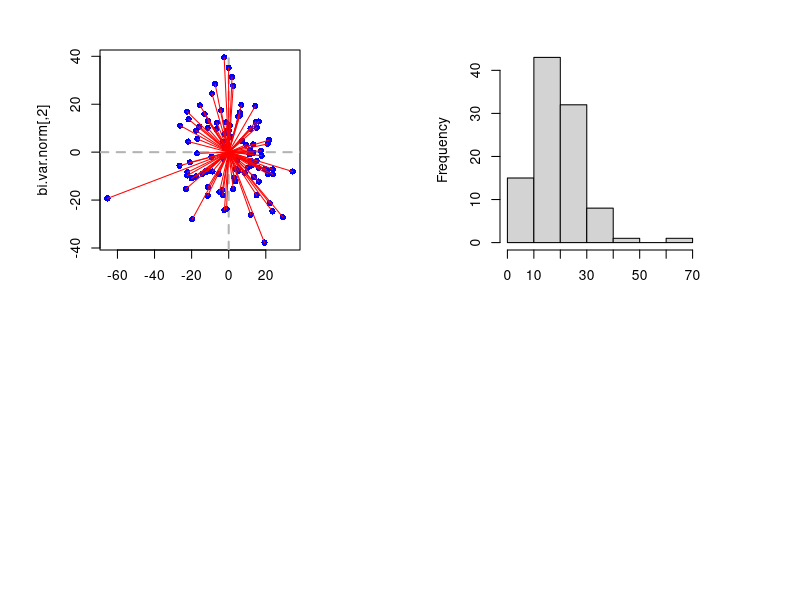
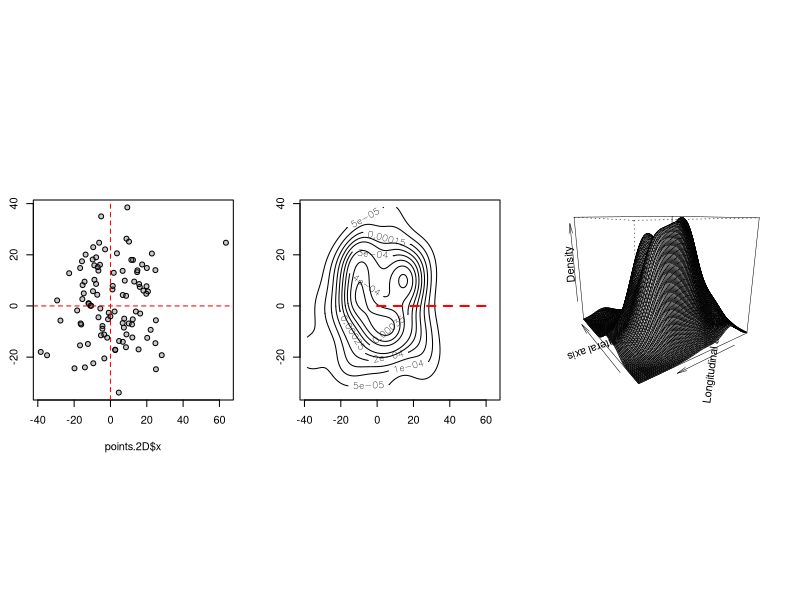
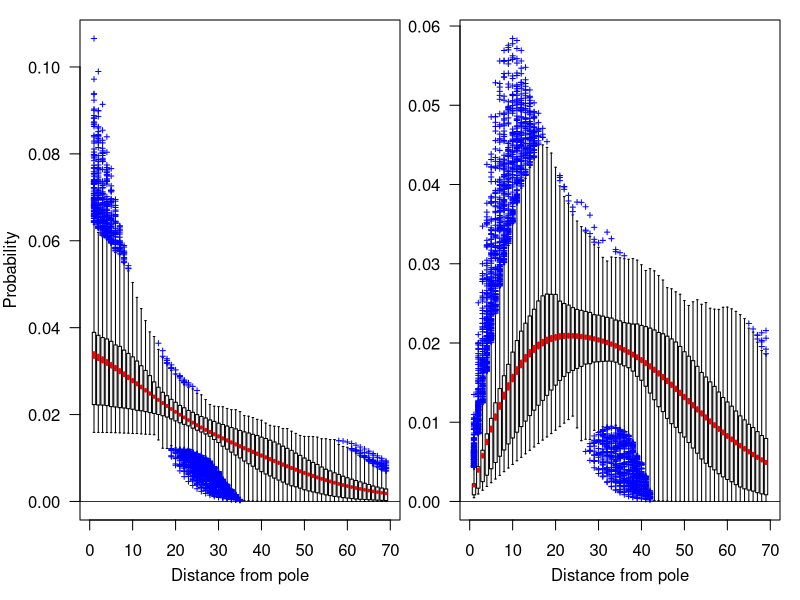
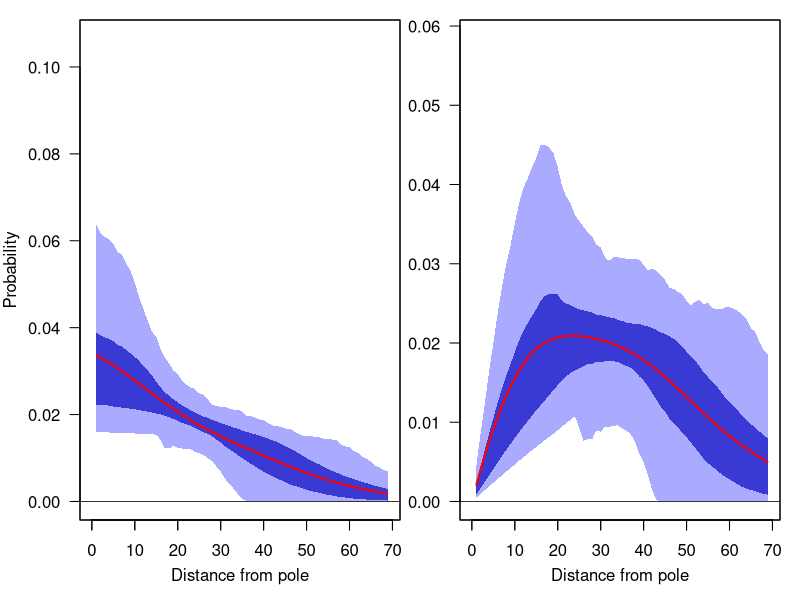

Generate these figures, in order, with R:
##################################
#     Two-dimentional kernel     #
#  resampling of dispersal data  #
#                                #
#             INDEX              #
#      -1. load library(ies)     #
#       0. assign a dataset      #
#       1. randomize theta,      #
#  create 2-dimentional kernel,  #
#          and resample          #
#    2. find distribution mean   #
#       and standard error       #
#         3. plot data           #
#                                #
#       ~written by isadore nabi~#
##################################

# -1. load library(ies)
     library(MASS) #for kde2d and plotting functions

# 0. assign a dataset
	# 0.0 clear objects and set seed
	rm(list = ls())
	set.seed(6174) #Kaprekar's constant

	# 0.1 100 data points with x and y coordinates
	data.points <- 100
	bi.var.norm <- cbind(rnorm(n = data.points, mean = 0 , sd = 15 ) , rnorm(n = data.points, mean = 0 , sd = 15 ))
	disp.data <- (bi.var.norm[,1]^2 + bi.var.norm[,2]^2)^0.5

	# 0.2 plot the data and histogram (distance distribution)
	par(mfrow=c(2,2) , pin = c(2,2))
	plot(bi.var.norm , type = "n")
	abline(h = 0 , v = 0 , lwd = 2 , col = "grey70" , lty = 2)
	points(bi.var.norm , pch = 16 , col = "blue")
	arrows(rep(0 , data.points) , rep(0 , data.points) , bi.var.norm[,1] , bi.var.norm[,2] , length = 0 , col = "red")
	hist(disp.data , main = "")

# 1. randomize theta, create 2-dimentional kernel, and resample
	# 1.0 loop
	samples <- 250 #remember that it is going to be 4 per sample because we're extracing the Cartesian coordinates
	breaks <- max(ceiling(disp.data)) # finds largest distance and creates that many breaks to correspond to one per unit distance

	w.mat <- matrix(data = NA , nrow = samples*4 , ncol = breaks , byrow = T) # for density distribution data (as omega) pre-allocation
	f.mat <- matrix(data = NA , nrow = samples*4 , ncol = breaks , byrow = T) # for distance distribution data (as f) pre-allocation

	distances <- 1:ncol(w.mat)

	for (i in 0:(samples-1)){
		# 1.1 draw theta for number of dispersal sampels
		theta <- round(runif(length(disp.data) , max = 360) , 1)
	
		# 1.2 convert polar cordinates to bearing
		polar2cart <- function(x , y , dist , bearing , as.deg = FALSE){
			  if(as.deg){
			    bearing = bearing * pi / 180
			  }
		  new.x <- x + dist*sin(bearing)
		  new.y <- y + dist*cos(bearing)
		  return(list("x" = new.x,"y" = new.y))
		}
		points.2D <- polar2cart(0 , 0 , disp.data, theta)
	
		# 1.3 create 2D pdf
		kernel.2D <- kde2d(points.2D$x , points.2D$y , n = breaks*2)

		# 1.4 z-values for a sample from pole across a Cartetian ray
		max.x <- sort(kernel.2D$z[(breaks+1):(breaks*2) , breaks] , decreasing = T)
		min.x <- sort(kernel.2D$z[1:breaks , breaks] , decreasing = T)
		max.y <- sort(kernel.2D$z[breaks , 1:breaks] , decreasing = T)
		min.y <- sort(kernel.2D$z[breaks , (breaks+1):(breaks*2)] , decreasing = T)

		w.mat[(i*4+1),] <- max.x/sum(max.x)
		w.mat[(i*4+2),] <- min.x/sum(min.x)
		w.mat[(i*4+3),] <- max.y/sum(max.y)
		w.mat[(i*4+4),] <- min.y/sum(min.y)

		f.r.max.x <- max.x*2*pi*distances
		f.r.min.x <- min.x*2*pi*distances
		f.r.max.y <- max.y*2*pi*distances
		f.r.min.y <- min.y*2*pi*distances

		f.mat[(i*4+1),] <- f.r.max.x/sum(f.r.max.x)
		f.mat[(i*4+2),] <- f.r.min.x/sum(f.r.min.x)
		f.mat[(i*4+3),] <- f.r.max.y/sum(f.r.max.y)
		f.mat[(i*4+4),] <- f.r.min.y/sum(f.r.min.y)
	}

	# 1.4 structural checks
		#1.4.0 head, tails, and row sums
		w.mat[1:5 , 1:5] # head should be larger than the tail (next line below)
		w.mat[1:5 , (ncol(w.mat)-5):ncol(w.mat)] # tail
		w.mat[(nrow(w.mat)-5):nrow(w.mat) , 1:5] # head should be larger than the tail (next line below)
		w.mat[(nrow(w.mat)-5):nrow(w.mat) , (ncol(w.mat)-5):ncol(w.mat)] # tail
		apply(w.mat , 1 , sum) # summing to unity means the sum of rows all should = 1
	
		f.mat[1:5 , 1:5] # head should be larger than the tail (next line below)
		f.mat[1:5 , (ncol(f.mat)-5):ncol(f.mat)] # tail
		f.mat[(nrow(f.mat)-5):nrow(f.mat) , 1:5] # head should be larger than the tail (next line below)
		f.mat[(nrow(f.mat)-5):nrow(f.mat) , (ncol(f.mat)-5):ncol(f.mat)] # tail
		apply(f.mat , 1 , sum) # summing to unity means the sum of rows all should = 1

		#1.4.1 three example plots
		par(mfrow = c(1,3) , pin = c( 2,2))
		plot(points.2D , pch = 21 , bg = "#50505050") # points quadri-sected
		abline(h = 0 , v = 0 , col = "red" , lty = 2)
		contour(kernel.2D) # contour plot with example segment
		arrows(0,0,max(kernel.2D$x),0 , length = 0 , col = "red" , lwd = 2 , lty = 2)
		persp(kernel.2D , phi = 15 , theta = 235 , xlab = "Lateral axis" , ylab = "Longitudinal axis" , zlab = "Density" , shade = 0.9 , expand = 0.9 , col = "white" , lwd = 0.5) # 3D plot, because you have to

# 2. find distribution mean and standard error
	# 2.0 density distance pdf
	wr.mean <- apply(w.mat , 2 , mean)
	wr.sem <- apply(w.mat , 2 , sd)/(nrow(w.mat)^0.5)

	# 2.1 location distance pdf
	fr.mean <- apply(f.mat , 2 , mean)
	fr.sem <- apply(f.mat , 2 , sd)/(nrow(f.mat)^0.5)

# 3. plot data
	# Discrete box plots
	par(mfrow = c(1,2) , mar = c(3,3,0,0) , oma = c(1,1,1,1))
	# density distribution
	boxplot(w.mat , medcol = NA , axes = F , outpch = 3 , outcol = "blue" , outcex = 0.5 , ylim = c(0, max(w.mat)) , col = "grey95" , whisklty = 1)
	abline(h = 0 , lwd = 0.75 , col = "black")
	segments(distances, wr.mean - wr.sem, distances, wr.mean + wr.sem , lwd = 3 , col = "red")
	box()
	axis(1)
	axis(2 , las = 1)
	mtext("Distance from pole" , side = 1 , line = 2.25)
	mtext("Probability" , side = 2 , line = 3)

	# distance distribution
	boxplot(f.mat , medcol = NA , axes = F , outpch = 3 , outcol = "blue" , outcex = 0.5 , ylim = c(0,max(f.mat)) , col = "grey95" , whisklty = 1)
	abline(h = 0 , lwd = 0.75 , col = "black")
	segments(distances, fr.mean - fr.sem, distances, fr.mean + fr.sem , lwd = 3 , col = "red")
	box()
	axis(1)
	axis(2 , las = 1)
	mtext("Distance from pole" , side = 1 , line = 2.25)

	# Continuous box plots
	box.stats.w <- boxplot(w.mat , plot = F)$stats[-3,]
	box.stats.f <- boxplot(f.mat , plot = F)$stats[-3,]

	par(mfrow = c(1,2) , mar = c(3,3,0,0) , oma = c(1,1,1,1))
	plot(0 , type = "n" , ylim = c(0, max(w.mat)) , xlim = c(0,length(box.stats.w[4,])) , xlab = "Distance from pole" , ylab = "" , las = 1)
	polygon(c(1:length(box.stats.w[4,]),length(box.stats.w[4,]):1),c(box.stats.w[4,],rev(box.stats.w[1,])) , col = rgb(0,0,1,1/3) , border = F)
	polygon(c(1:length(box.stats.w[4,]),length(box.stats.w[4,]):1),c(box.stats.w[3,],rev(box.stats.w[2,])) , col = rgb(0,0,.75,2/3) , border = F)
	lines(wr.mean , col = "red" , lwd = 2 , lend = 1)
	abline(h = 0 , lwd = 0.75 , col = "black")
	box()
	axis(1 , labels = F)
	mtext("Probability" , side = 2 , line = 3)
	mtext("Distance from pole" , side = 1 , line = 2.25)

	plot(0 , type = "n" , ylim = c(0, max(f.mat)) , xlim = c(0, length(box.stats.f[4,])) , xlab = "Distance from pole" , ylab = "" , las = 1)
	polygon(c(1:length(box.stats.f[4,]),length(box.stats.f[4,]):1),c(box.stats.f[4,],rev(box.stats.f[1,])) , col = rgb(0,0,1,1/3) , border = F)
	polygon(c(1:length(box.stats.f[4,]),length(box.stats.f[4,]):1),c(box.stats.f[3,],rev(box.stats.f[2,])) , col = rgb(0,0,.75,2/3) , border = F)
	lines(fr.mean , col = "red" , lwd = 2 , lend = 1)
	abline(h = 0 , lwd = 0.75 , col = "black")
	box()
	axis(1 , labels = F)
	mtext("Distance from pole" , side = 1 , line = 2.25)
